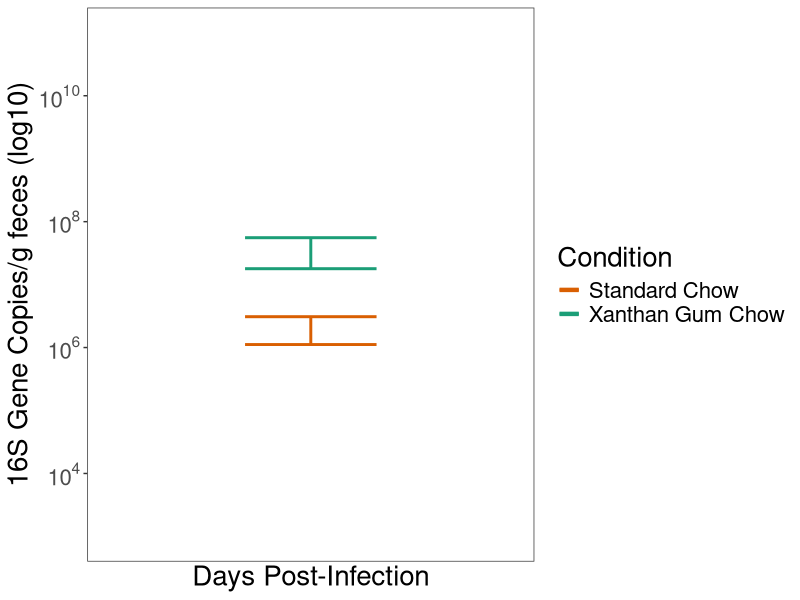
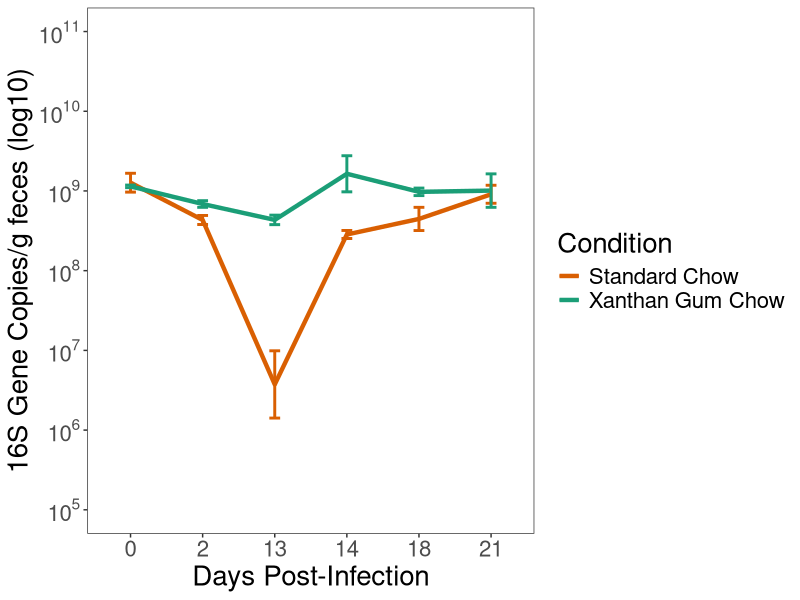
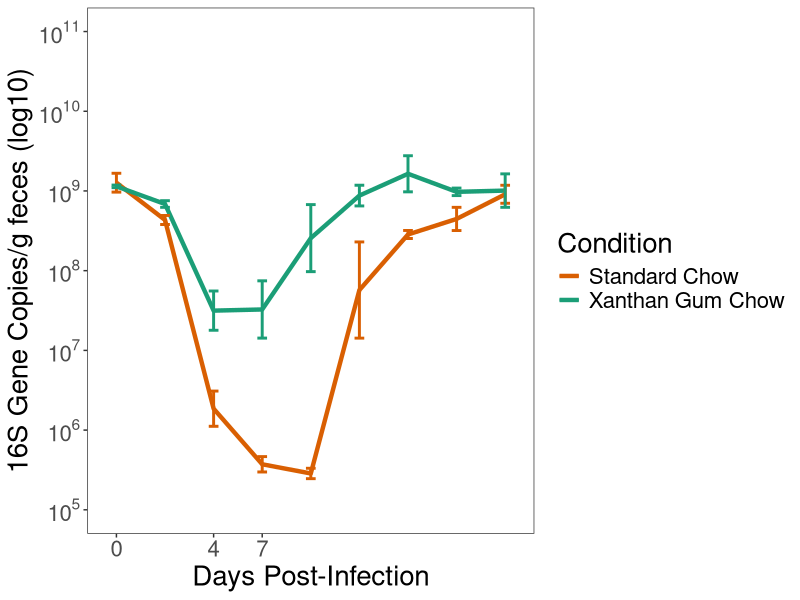

Here is the R script that generated these plots, in order:

setwd("C:/Users/mksch/Box Sync/working_folder_schnizlein/collaborations/xanthan_gum_community_martens/qPCR/16s_qPCR_exp2/")

library(ggplot2)
library(scales)

substrRight <- function(x, n){
  substr(x, nchar(x)-n+1, nchar(x))
}
substrLeft <- function(x, n){
  substr(x, 1, n)
}

data.16s.p1<-read.csv(file="16s_qPCR_xg_exp2_datafile_plate1.csv")
data.16s.p2<-read.csv(file="16s_qPCR_xg_exp2_datafile_plate2.csv")
data.16s.p3<-read.csv(file="16s_qPCR_xg_exp1-2_datafile_plate3.csv")
data.16s.p4<-read.csv(file="16s_qPCR_xg_exp1_datafile_plate4.csv")
data.16s.p5<-read.csv(file="16s_qPCR_xg_exp1_datafile_plate5.csv")

data.16s.p1$plate<-1
colnames(data.16s.p1)[5]<-"Sample.Type"
data.16s.p2$plate<-2
data.16s.p3$plate<-3
data.16s.p4$plate<-4
data.16s.p5$plate<-5

data.16s<-rbind(data.16s.p1,data.16s.p2,data.16s.p3,data.16s.p4,data.16s.p5)

data.16s$Cq<-as.numeric(data.16s$Cq)
data.16s<-data.16s[!is.na(data.16s$Cq), ]

data.16s$Sample.Type<-gsub("Unknown","sample",data.16s$Sample.Type)
data.16s$Sample.Type<-gsub("Positive control","standard",data.16s$Sample.Type)
data.16s$Sample.Type<-gsub("Negative control","neg",data.16s$Sample.Type)
data.16s$Sample.Type<-gsub(" ","",data.16s$Sample.Type)
data.16s$Sample.Type<-gsub("Standard","standard",data.16s$Sample.Type)
#####
# renaming samples from plate 1
data.16s$Sample.Name<-as.factor(data.16s$Sample.Name)
data.16s$Sample.Name<-gsub("d-14 11-1","n141101",data.16s$Sample.Name)
data.16s$Sample.Name<-gsub("d-14 11-2","n141102",data.16s$Sample.Name)
data.16s$Sample.Name<-gsub("d-14 12-1","n141201",data.16s$Sample.Name)
data.16s$Sample.Name<-gsub("d-14 12-2","n141202",data.16s$Sample.Name)
data.16s$Sample.Name<-gsub("d-14 13-1","n141301",data.16s$Sample.Name)
data.16s$Sample.Name<-gsub("d-14 13-2","n141302",data.16s$Sample.Name)
data.16s$Sample.Name<-gsub("d-14 5-1","n140501",data.16s$Sample.Name)
data.16s$Sample.Name<-gsub("d-14 5-2","n140502",data.16s$Sample.Name)
data.16s$Sample.Name<-gsub("d-14 6-2","n140602",data.16s$Sample.Name)
data.16s$Sample.Name<-gsub("d-14 7-1","n140701",data.16s$Sample.Name)
data.16s$Sample.Name<-gsub("d-14 7-2","n140702",data.16s$Sample.Name)
data.16s$Sample.Name<-gsub("d0 11-1","p001101",data.16s$Sample.Name)
data.16s$Sample.Name<-gsub("d0 11-2","p001102",data.16s$Sample.Name)
data.16s$Sample.Name<-gsub("d0 11-3","p001103",data.16s$Sample.Name)
data.16s$Sample.Name<-gsub("d0 12-1","p001201",data.16s$Sample.Name)
data.16s$Sample.Name<-gsub("d0 12-2","p001202",data.16s$Sample.Name)
data.16s$Sample.Name<-gsub("d0 13-1","p001301",data.16s$Sample.Name)
data.16s$Sample.Name<-gsub("d0 13-3","p001303",data.16s$Sample.Name)
data.16s$Sample.Name<-gsub("d0 5-1","p000501",data.16s$Sample.Name)
data.16s$Sample.Name<-gsub("d0 5-2","p000502",data.16s$Sample.Name)
data.16s$Sample.Name<-gsub("d0 6-1","p000601",data.16s$Sample.Name)
data.16s$Sample.Name<-gsub("d0 6-2","p000602",data.16s$Sample.Name)
data.16s$Sample.Name<-gsub("d0 6-3","p000603",data.16s$Sample.Name)
data.16s$Sample.Name<-gsub("d0 7-1","p000701",data.16s$Sample.Name)
data.16s$Sample.Name<-gsub("d4 7-1","p040701",data.16s$Sample.Name)
data.16s$Sample.Name<-gsub("d4 7-2","p040702",data.16s$Sample.Name)
data.16s$Sample.Name<-gsub("d4 5-1","p040501",data.16s$Sample.Name)
data.16s$Sample.Name<-gsub("d4 5-2","p040502",data.16s$Sample.Name)
data.16s$Sample.Name<-gsub("d4 6-2","p040602",data.16s$Sample.Name)
data.16s$Sample.Name<-gsub("d4 6-3","p040603",data.16s$Sample.Name)
data.16s$Sample.Name<-gsub("d4 7-1","p040701",data.16s$Sample.Name)

data.16s$Sample.Name<-gsub(" ","",data.16s$Sample.Name)

#####
unique(data.16s$Sample.Name)
data.16s$Cq.Mean<-as.numeric(data.16s$Cq.Mean)
data.16s$Cq.Error<-as.numeric(data.16s$Cq.Error)

data.16s.f<-subset(data.16s, select=-(fecal_mass_g))
data.16s.f<-aggregate(.~Sample.Name+Sample.Type+plate, data=data.16s.f, FUN=mean)
data.16s.f$time<-substrLeft(data.16s.f$Sample.Name,3)
# data.16s.f$time<-substrRight(data.16s.f$time,3)
# data.16s.f$time<-gsub("n","-",data.16s.f$time)
# data.16s.f$time<-gsub("p","",data.16s.f$time)
# data.16s.f$time<-as.numeric(data.16s.f$time)

data.16s.f<-subset(data.16s.f, select=c(Sample.Name,Cq,Sample.Type,time,plate))

data.16s.f$time<-gsub("n14","0",data.16s.f$time)
data.16s.f$time<-gsub("n12","2",data.16s.f$time)
data.16s.f$time<-gsub("n10","4",data.16s.f$time)
data.16s.f$time<-gsub("n07","7",data.16s.f$time)
data.16s.f$time<-gsub("n04","10",data.16s.f$time)
data.16s.f$time<-gsub("n01","13",data.16s.f$time)
data.16s.f$time<-gsub("p00","14",data.16s.f$time)
data.16s.f$time<-gsub("p04","18",data.16s.f$time)
data.16s.f$time<-gsub("p07","21",data.16s.f$time)

data.16s.f$time<-as.numeric(data.16s.f$time)

data.16s.f$time<-factor(data.16s.f$time,levels=c(0,2,4,7,10,13,14,18,21))

# Standard curves

lm.results<-NULL
lm.results<-matrix(nrow=5,ncol=2)
colnames(lm.results)<-c("intercept","slope")

std.curve<-for (i in 1:5){
  std.16s<-subset(data.16s.f, Sample.Type=="standard" & plate==i)
  std.16s<-std.16s[-5,] # remove 10^-8 because not linear
  std.16s$dna_conc<-c(9.22E+06,9.22E+04,9.22E+02,9.22E+00,9.22E+07) # assign values for std samples
  std.16s$log10_dna_conc<-log10(std.16s$dna_conc)
  std.lm<-lm(log10_dna_conc~Cq, data=std.16s) # get coefficients for standard curve
  lm.results[i,]<-std.lm$coefficients
  dna_conc<-subset(data.16s.f, plate==i & Sample.Type=="sample") # subset by plate
  dna_conc$log.dna.conc<-(lm.results[i,2]*dna_conc$Cq+lm.results[i,1]) # perform std dna calcs by plate
  dna_conc$dna.conc<-10^dna_conc$log.dna.conc
  assign(paste("data.16s_conc.p",i,sep=""), dna_conc) # output based on plate
}
# ggplot(data=std.16s.p1, aes(x=Cq, y=log10_dna_conc))+geom_point()+geom_smooth(method=lm)
data.16s.sam<-rbind(data.16s_conc.p1,data.16s_conc.p2,data.16s_conc.p3,data.16s_conc.p4,data.16s_conc.p5)

data.16s.sam<-data.16s.sam[!is.na(data.16s.sam$time), ]

data.16s.sam$group<-substrRight(substrLeft(data.16s.sam$Sample.Name,5),2)
for (i in c("05","07","13","38","39")){
  data.16s.sam$group<-gsub(i,"std",data.16s.sam$group)
}
for (i in c("12","11","06","37","40","44","43")){
  data.16s.sam$group<-gsub(i,"xg",data.16s.sam$group)
}

data.16s.sam$experiment<-substrRight(substrLeft(data.16s.sam$Sample.Name,5),2)
for (i in c("05","07","13","12","06","11")){
  data.16s.sam$experiment<-gsub(i,"2",data.16s.sam$experiment)
}
for (i in c("37","40","44","38","39","43")){
  data.16s.sam$experiment<-gsub(i,"1",data.16s.sam$experiment)
}

#add my data from fecal weights
data.fecalweights <- read.csv("xg_exp1-2_fecal_weights.csv")
#View(data.fecalweights)
data.fecalweights$Mouse.ID <- as.character(data.fecalweights$Mouse.ID)
data.fecalweights <- subset(data.fecalweights, select = c(Mouse.ID,feces.only))
data.fecalweights <- data.fecalweights[-30,]
names(data.fecalweights) <- c("Sample.Name" , "Fecal.Weight")
#merge files
data.16s.sam <- merge(data.16s.sam, data.fecalweights, by.all="Sample.Name")

#normalize the dna concentration to fecal weight
data.16s.sam$dna.conc.norm <- data.16s.sam$dna.conc/data.16s.sam$Fecal.Weight
data.16s.sam <- data.16s.sam[!is.na(data.16s.sam$dna.conc.norm), ]

# Plot the data

data.16s.sam.exp1<-subset(data.16s.sam, experiment=="1")
data.16s.sam.exp2<-subset(data.16s.sam, experiment=="2")

qpcr.plot<-ggplot(data=data.16s.sam.exp1,aes(x=time, y=dna.conc.norm, color=group, group=group)) +
  stat_summary(fun.y=mean, geom="line", size=1.5) +
  stat_summary(geom = "errorbar", fun.data = mean_se,size=1,width=0.5)+
  scale_y_log10(breaks = trans_breaks("log10", function(x) 10^x), labels = trans_format("log10", math_format(10^.x)), limits=c(1e3,1e11)) +
  scale_x_discrete(limits=c(-14,-12,-10,-8,-6,-4,-2,0,2,4,6,8), labels=c(-14,-12,-10,-8,-6,-4,-2,0,2,4,6,8)) +
  theme_bw() + theme(panel.grid.major = element_blank(), panel.grid.minor = element_blank(), text = element_text(size = 20)) + xlab("Days Post-Infection") + ylab("16S Gene Copies/g feces (log10)") +
  scale_color_manual(values=c("#d95f02","#1b9e77"),name="Condition",breaks=c("std","xg"), labels=c("Standard Chow","Xanthan Gum Chow"))
plot(qpcr.plot)

qpcr.plot<-ggplot(data=data.16s.sam.exp2,aes(x=time, y=dna.conc.norm, color=group, group=group)) +
  stat_summary(fun.y=mean, geom="line", size=1.5) +
  stat_summary(geom = "errorbar", fun.data = mean_se,size=1,width=0.15)+
  scale_y_log10(breaks = trans_breaks("log10", function(x) 10^x), labels = trans_format("log10", math_format(10^.x)), limits=c(1e5,1e11)) +
  scale_x_discrete(breaks=c(0,2,4,7,10,13,14,18,21)) +
  theme_bw() + theme(panel.grid.major = element_blank(), panel.grid.minor = element_blank(), text = element_text(size = 20)) + xlab("Days Post-Infection") + ylab("16S Gene Copies/g feces (log10)") +
  scale_color_manual(values=c("#d95f02","#1b9e77"),name="Condition",breaks=c("std","xg"), labels=c("Standard Chow","Xanthan Gum Chow"))
plot(qpcr.plot)

# 0,2,14,15,17,18,20,21,22,23,24

# Possibly use a t.test correction with p-adjust???

wilcox.test(subset(data.16s.sam.exp2, group=="std" & time==0)$dna.conc.norm,subset(data.16s.sam.exp2, group=="xg" & time==0)$dna.conc.norm,alternative="less")
wilcox.test(subset(data.16s.sam.exp2, group=="std" & time==2)$dna.conc.norm,subset(data.16s.sam.exp2, group=="xg" & time==2)$dna.conc.norm,alternative="less")
# wilcox.test(subset(data.16s.sam.exp2, group=="std" & time==4)$dna.conc.norm,subset(data.16s.sam.exp2, group=="xg" & time==4)$dna.conc.norm,alternative="less")
# wilcox.test(subset(data.16s.sam.exp2, group=="std" & time==7)$dna.conc.norm,subset(data.16s.sam.exp2, group=="xg" & time==7)$dna.conc.norm,alternative="less")
# wilcox.test(subset(data.16s.sam.exp2, group=="std" & time==10)$dna.conc.norm,subset(data.16s.sam.exp2, group=="xg" & time==10)$dna.conc.norm,alternative="less")
wilcox.test(subset(data.16s.sam.exp2, group=="std" & time==13)$dna.conc.norm,subset(data.16s.sam.exp2, group=="xg" & time==13)$dna.conc.norm,alternative="less")
wilcox.test(subset(data.16s.sam.exp2, group=="std" & time==14)$dna.conc.norm,subset(data.16s.sam.exp2, group=="xg" & time==14)$dna.conc.norm,alternative="less")
wilcox.test(subset(data.16s.sam.exp2, group=="std" & time==18)$dna.conc.norm,subset(data.16s.sam.exp2, group=="xg" & time==18)$dna.conc.norm,alternative="less")
wilcox.test(subset(data.16s.sam.exp2, group=="std" & time==21)$dna.conc.norm,subset(data.16s.sam.exp2, group=="xg" & time==21)$dna.conc.norm,alternative="less")

# 0,21 p=ns
# 2,18 p<0.05
# 13 p<0.01
# 14, p<0.001

# TO be used to test by experiment
wilcox.test(subset(data.16s.sam, group=="std" & time==0)$dna.conc.norm,subset(data.16s.sam, group=="xg" & time==0)$dna.conc.norm,alternative="less")
wilcox.test(subset(data.16s.sam, group=="std" & time==2)$dna.conc.norm,subset(data.16s.sam, group=="xg" & time==2)$dna.conc.norm,alternative="less")
wilcox.test(subset(data.16s.sam, group=="std" & time==4)$dna.conc.norm,subset(data.16s.sam, group=="xg" & time==4)$dna.conc.norm,alternative="less")
wilcox.test(subset(data.16s.sam, group=="std" & time==7)$dna.conc.norm,subset(data.16s.sam, group=="xg" & time==7)$dna.conc.norm,alternative="less")
wilcox.test(subset(data.16s.sam, group=="std" & time==10)$dna.conc.norm,subset(data.16s.sam, group=="xg" & time==10)$dna.conc.norm,alternative="less")
wilcox.test(subset(data.16s.sam, group=="std" & time==13)$dna.conc.norm,subset(data.16s.sam, group=="xg" & time==13)$dna.conc.norm,alternative="less")
wilcox.test(subset(data.16s.sam, group=="std" & time==14)$dna.conc.norm,subset(data.16s.sam, group=="xg" & time==14)$dna.conc.norm,alternative="less")
wilcox.test(subset(data.16s.sam, group=="std" & time==18)$dna.conc.norm,subset(data.16s.sam, group=="xg" & time==18)$dna.conc.norm,alternative="less")
wilcox.test(subset(data.16s.sam, group=="std" & time==21)$dna.conc.norm,subset(data.16s.sam, group=="xg" & time==21)$dna.conc.norm,alternative="less")

data.16s.sam$time.fact<-as.factor(data.16s.sam$time)
qpcr.plot<-ggplot(data=data.16s.sam,aes(x=time.fact, y=dna.conc.norm, color=group, group=group)) +
  stat_summary(fun.y=mean, geom="line", size=1.5) +
  stat_summary(geom = "errorbar", fun.data = mean_se,size=1,width=0.2)+
  scale_y_log10(breaks = trans_breaks("log10", function(x) 10^x), labels = trans_format("log10", math_format(10^.x)), limits=c(1e5,1e11)) +
  scale_x_discrete(breaks=c(-14,-12,-10,-7,-4,-1,0,4,7), labels=c(-14,-12,-10,-7,-4,-1,0,4,7)) +
  theme_bw() + theme(panel.grid.major = element_blank(), panel.grid.minor = element_blank(), text = element_text(size = 20)) + xlab("Days Post-Infection") + ylab("16S Gene Copies/g feces (log10)") +
  scale_color_manual(values=c("#d95f02","#1b9e77"),name="Condition",breaks=c("std","xg"), labels=c("Standard Chow","Xanthan Gum Chow"))
plot(qpcr.plot)

# P-values
# -14 = 0.7977
# -12 = 0.009699
# -10 = 0.03404
# -7 = 0.08902
# -4 = 0.0834
# -1 = 0.3506
# 0 = 0.1482
# 4 = 0.04908
# 7 = 0.1485

# P-values
# -14 = 0.0504
# -12 = 0.0003912
# -10 = 0.02397
# -7 = 0.09608
# -4 = 0.06877
# -1 = 
